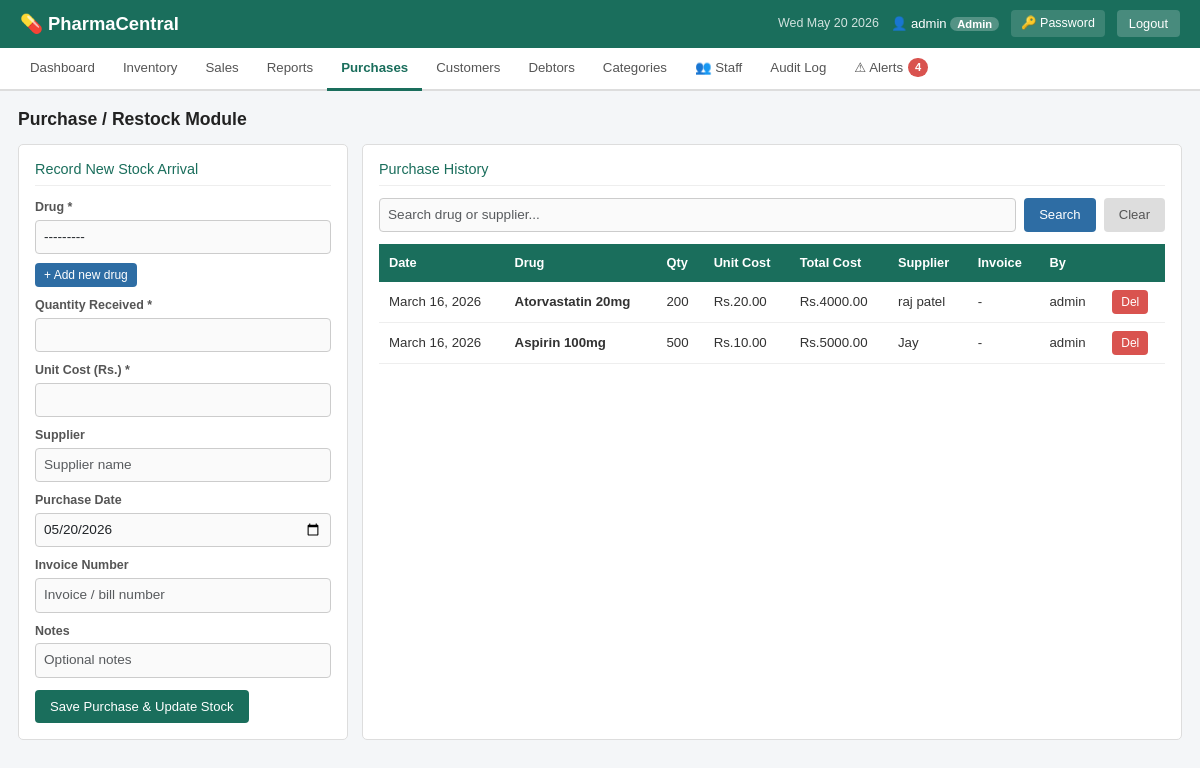
The page /purchases/ (signed in) on the database its author committed.
### inventory/models.py (models this page shows, shortened)
class Purchase(models.Model):
    drug = models.ForeignKey(Drug, on_delete=models.PROTECT, related_name='purchases')
    quantity_received = models.PositiveIntegerField()
    unit_cost = models.DecimalField(max_digits=10, decimal_places=2)
    supplier = models.CharField(max_length=200, blank=True)
    purchase_date = models.DateField(default=date.today)
    invoice_number = models.CharField(max_length=100, blank=True)
    notes = models.TextField(blank=True)
    received_by = models.ForeignKey(User, null=True, blank=True, on_delete=models.SET_NULL)
    created_at = models.DateTimeField(auto_now_add=True)
    class Meta:
        ordering = ['-purchase_date', '-created_at']
    @property
    def total_cost(self):
        return self.quantity_received * self.unit_cost

class Drug(models.Model):
    code = models.CharField(max_length=50, unique=True)
    name = models.CharField(max_length=200)
    description = models.TextField(blank=True)
    category = models.ForeignKey(DrugCategory, null=True, blank=True, on_delete=models.SET_NULL, related_name='drugs')
    quantity = models.PositiveIntegerField(default=0)
    minimum_quantity = models.PositiveIntegerField(default=10)
    unit_price = models.DecimalField(max_digits=10, decimal_places=2)
    expiry_date = models.DateField()
    supplier = models.CharField(max_length=200, blank=True)
    created_at = models.DateTimeField(auto_now_add=True)
    updated_at = models.DateTimeField(auto_now=True)
    class Meta:
        ordering = ['name']
    def __str__(self):
        return f"{self.code} - {self.name}"

### inventory/views.py (the view)
# urls.py: path('purchases/',                  views.purchase_list,   name='purchase_list'),
@login_required
def purchase_list(request):
    query     = request.GET.get('query', '')
    purchases = Purchase.objects.select_related('drug', 'received_by').all()
    if query:
        purchases = purchases.filter(
            Q(drug__name__icontains=query) | Q(supplier__icontains=query) | Q(invoice_number__icontains=query)
        )
    ctx = base_ctx(request)
    ctx.update({'purchases': purchases, 'form': PurchaseForm(), 'query': query})
    return render(request, 'inventory/purchases.html', ctx)

### inventory/forms.py
class PurchaseForm(forms.ModelForm):
    class Meta:
        model = Purchase
        fields = ['drug', 'quantity_received', 'unit_cost', 'supplier',
                  'purchase_date', 'invoice_number', 'notes']
        widgets = {
            'drug':              forms.Select(attrs={'class': 'form-control'}),
            'quantity_received': forms.NumberInput(attrs={'class': 'form-control', 'min': 1}),
            'unit_cost':         forms.NumberInput(attrs={'class': 'form-control', 'step': '0.01', 'min': 0}),
            'supplier':          forms.TextInput(attrs={'class': 'form-control', 'placeholder': 'Supplier name'}),
            'purchase_date':     forms.DateInput(attrs={'class': 'form-control', 'type': 'date'}),
            'invoice_number':    forms.TextInput(attrs={'class': 'form-control', 'placeholder': 'Invoice / bill number'}),
            'notes':             forms.TextInput(attrs={'class': 'form-control', 'placeholder': 'Optional notes'}),
        }

### inventory/views.py (called while the page is built)
def is_admin(user):
    return user.is_authenticated and (user.is_superuser or user.is_staff)

def base_ctx(request):
    return {'alert_count': len(build_alerts()), 'is_admin': is_admin(request.user)}

### inventory/templates/inventory/purchases.html (shortened to what this page needs)
{% extends 'inventory/base.html' %}
{% block content %}
<h2 class="page-title">Purchase / Restock Module</h2>
<div class="side-col">
  <div class="form-box">
    <h3>Record New Stock Arrival</h3>
    <form method="post" action="{% url 'purchase_add' %}">
      <div class="form-group" style="margin-bottom:9px">
        <label>Drug *</label>{{ form.drug }}
        {% if is_admin %}
        <div style="margin-top:6px">
          <a class="btn btn-blue btn-sm" href="{% url 'drug_add' %}?next={{ request.path|urlencode }}">+ Add new drug</a>
        </div>
        {% endif %}
      </div>
      <div class="form-group" style="margin-bottom:9px">
        <label>Quantity Received *</label>{{ form.quantity_received }}
      </div>
      <div class="form-group" style="margin-bottom:9px">
        <label>Unit Cost (Rs.) *</label>{{ form.unit_cost }}
      </div>
      <div class="form-group" style="margin-bottom:9px">
        <label>Supplier</label>{{ form.supplier }}
      </div>
      <div class="form-group" style="margin-bottom:9px">
        <label>Purchase Date</label>{{ form.purchase_date }}
      </div>
      <div class="form-group" style="margin-bottom:9px">
        <label>Invoice Number</label>{{ form.invoice_number }}
      </div>
      <div class="form-group" style="margin-bottom:12px">
        <label>Notes</label>{{ form.notes }}
      </div>
      <button type="submit" class="btn btn-green">Save Purchase & Update Stock</button>
    </form>
  </div>
  <div class="form-box">
    <h3>Purchase History</h3>
    <form method="get" class="search-bar" style="margin-bottom:12px">
      <input type="text" name="query" value="{{ query }}" placeholder="Search drug or supplier..." class="form-control">
      <button type="submit" class="btn btn-blue">Search</button>
      <a href="{% url 'purchase_list' %}" class="btn" style="background:#ddd;color:#555">Clear</a>
    </form>
    {% if purchases %}
    <div class="table-wrap">
      <table>
        <thead>
          <tr><th>Date</th><th>Drug</th><th>Qty</th><th>Unit Cost</th><th>Total Cost</th><th>Supplier</th><th>Invoice</th><th>By</th>{% if is_admin %}<th></th>{% endif %}</tr>
        </thead>
        <tbody>
          {% for p in purchases %}
          <tr>
            <td>{{ p.purchase_date }}</td>
            <td><strong>{{ p.drug.name }}</strong></td>
            <td>{{ p.quantity_received }}</td>
            <td>Rs.{{ p.unit_cost }}</td>
            <td>Rs.{{ p.total_cost }}</td>
            <td>{{ p.supplier|default:"-" }}</td>
            <td>{{ p.invoice_number|default:"-" }}</td>
            <td>{{ p.received_by|default:"Staff" }}</td>
            {% if is_admin %}
            <td><a href="{% url 'purchase_delete' p.pk %}" class="btn btn-red btn-sm">Del</a></td>
            {% endif %}
          </tr>
          {% endfor %}
        </tbody>
      </table>
    </div>
    {% else %}
    <p class="no-data">No purchase records found.</p>
    {% endif %}
  </div>
</div>
{% endblock %}

### inventory/templates/inventory/base.html (shortened to what this page needs)
<!DOCTYPE html>
<html lang="en">
<head>
{% load static %}
<link href="https://cdn.jsdelivr.net/npm/bootstrap@5.3.3/dist/css/bootstrap.min.css" rel="stylesheet">
<link rel="stylesheet" href="{% static 'css/style.css' %}?v=20260319">
</head>
<body>
<header>
  <div class="header-left">
    <span class="logo">💊 PharmaCentral</span>
  </div>
  <div class="header-right">
    <span class="date-display" id="headerDate"></span>
    {% if user.is_authenticated %}
      <span class="user-info">
        👤 {{ user.username }}
        {% if user.is_staff or user.is_superuser %}
          <span class="role-badge">Admin</span>
        {% else %}
          <span class="role-badge salesperson">Staff</span>
        {% endif %}
      </span>
      <a href="{% url 'change_password' %}" class="btn-header">🔑 Password</a>
      <a href="{% url 'logout' %}" class="btn-logout">Logout</a>
    {% endif %}
  </div>
</header>
{% if user.is_authenticated %}
<nav class="main-nav">
  <a href="{% url 'dashboard' %}"      class="nav-link {% if request.resolver_match.url_name == 'dashboard' %}active{% endif %}">Dashboard</a>
  <a href="{% url 'inventory_list' %}" class="nav-link {% if 'inventory' in request.resolver_match.url_name or request.resolver_match.url_name == 'drug_add' %}active{% endif %}">Inventory</a>
  <a href="{% url 'sales_list' %}"     class="nav-link {% if request.resolver_match.url_name == 'sales_list' %}active{% endif %}">Sales</a>
  <a href="{% url 'sales_report' %}"   class="nav-link {% if 'sales_report' in request.resolver_match.url_name %}active{% endif %}">Reports</a>
  <a href="{% url 'purchase_list' %}"  class="nav-link {% if 'purchase' in request.resolver_match.url_name %}active{% endif %}">Purchases</a>
  <a href="{% url 'customer_list' %}"  class="nav-link {% if 'customer' in request.resolver_match.url_name %}active{% endif %}">Customers</a>
  <a href="{% url 'debtor_list' %}"    class="nav-link {% if 'debtor' in request.resolver_match.url_name %}active{% endif %}">Debtors</a>
  {% if is_admin %}
  <a href="{% url 'category_list' %}"  class="nav-link {% if 'category' in request.resolver_match.url_name %}active{% endif %}">Categories</a>
  <a href="{% url 'staff_list' %}"     class="nav-link {% if 'staff' in request.resolver_match.url_name %}active{% endif %}">👥 Staff</a>
  <a href="{% url 'audit_log' %}"      class="nav-link {% if request.resolver_match.url_name == 'audit_log' %}active{% endif %}">Audit Log</a>
  {% endif %}
  <a href="{% url 'alerts' %}" class="nav-link {% if request.resolver_match.url_name == 'alerts' %}active{% endif %}">
    ⚠ Alerts{% if alert_count %} <span class="alert-badge">{{ alert_count }}</span>{% endif %}
  </a>
</nav>
{% endif %}
<div class="main-content">
  {% block content %}{% endblock %}
</div>
</body>
</html>

### static/css/style.css (style rules this page uses)
* { box-sizing: border-box; margin: 0; padding: 0; }
body { font-family: Arial, sans-serif; background: #f4f6f8; color: #333; font-size: 14px; }
header { background: #1a6e5c; color: white; padding: 10px 20px; display: flex; align-items: center; justify-content: space-between; flex-wrap: wrap; gap: 8px; }
.logo { font-size: 1.15rem; font-weight: bold; }
.header-right { display: flex; align-items: center; gap: 12px; flex-wrap: wrap; }
.date-display { font-size: 0.78rem; opacity: 0.8; }
.user-info { font-size: 0.82rem; }
.role-badge { background: rgba(255,255,255,0.25); padding: 1px 7px; border-radius: 10px; font-size: 0.7rem; font-weight: bold; }
.btn-header { background: rgba(255,255,255,0.15); color: white; padding: 4px 10px; border-radius: 4px; text-decoration: none; font-size: 0.78rem; }
.btn-logout { background: rgba(255,255,255,0.2); color: white; padding: 4px 12px; border-radius: 4px; text-decoration: none; font-size: 0.8rem; }
.main-nav { background: #fff; border-bottom: 2px solid #ddd; display: flex; flex-wrap: wrap; padding: 0 16px; }
.nav-link { padding: 10px 14px; text-decoration: none; font-size: 0.83rem; color: #555; border-bottom: 3px solid transparent; margin-bottom: -2px; display: inline-flex; align-items: center; gap: 5px; }
.nav-link.active { color: #1a6e5c; border-bottom-color: #1a6e5c; font-weight: bold; }
.alert-badge { background: #d9534f; color: white; border-radius: 10px; padding: 1px 7px; font-size: 0.7rem; font-weight: bold; }
.main-content { padding: 18px; max-width: 1200px; margin: 0 auto; }
.page-title { font-size: 1.1rem; font-weight: bold; color: #222; margin-bottom: 14px; }
.form-box { background: #fff; border: 1px solid #ddd; border-radius: 5px; padding: 16px; margin-bottom: 16px; }
.form-box h3 { font-size: 0.9rem; margin-bottom: 12px; color: #1a6e5c; border-bottom: 1px solid #eee; padding-bottom: 7px; }
.form-group { display: flex; flex-direction: column; gap: 3px; flex: 1; min-width: 130px; }
.form-group label { font-size: 0.78rem; color: #555; font-weight: bold; }
.form-control { padding: 6px 8px; border: 1px solid #ccc; border-radius: 4px; font-size: 0.85rem; font-family: Arial, sans-serif; background: #fafafa; width: 100%; }
.btn { padding: 7px 15px; border: none; border-radius: 4px; cursor: pointer; font-size: 0.82rem; font-family: Arial, sans-serif; text-decoration: none; display: inline-block; }
.btn-green { background: #1a6e5c; color: #fff; }
.btn-red { background: #d9534f; color: #fff; }
.btn-blue { background: #2e6da4; color: #fff; }
.btn-sm { padding: 3px 9px; font-size: 0.75rem; }
.search-bar { display: flex; gap: 8px; flex-wrap: wrap; align-items: center; margin-bottom: 12px; }
.search-bar .form-control { flex: 1; min-width: 180px; }
.table-wrap { overflow-x: auto; }
table { width: 100%; border-collapse: collapse; }
thead { background: #1a6e5c; color: white; }
thead th { padding: 9px 10px; text-align: left; font-size: 0.8rem; white-space: nowrap; }
tbody tr { border-bottom: 1px solid #eee; }
tbody td { padding: 8px 10px; font-size: 0.83rem; }
.side-col { display: grid; grid-template-columns: 330px 1fr; gap: 14px; }

### rows shown on the page
Purchase: purchase_date "March 16, 2026", drug.name "Atorvastatin 20mg", quantity_received "200", unit_cost "20.00", total_cost "4000.00", supplier "raj patel", invoice_number "-", received_by "admin"
Purchase: purchase_date "March 16, 2026", drug.name "Aspirin 100mg", quantity_received "500", unit_cost "10.00", total_cost "5000.00", supplier "Jay", invoice_number "-", received_by "admin"

### other values the page prints
{{ user.username }} "admin"
{{ alert_count }} "4"
